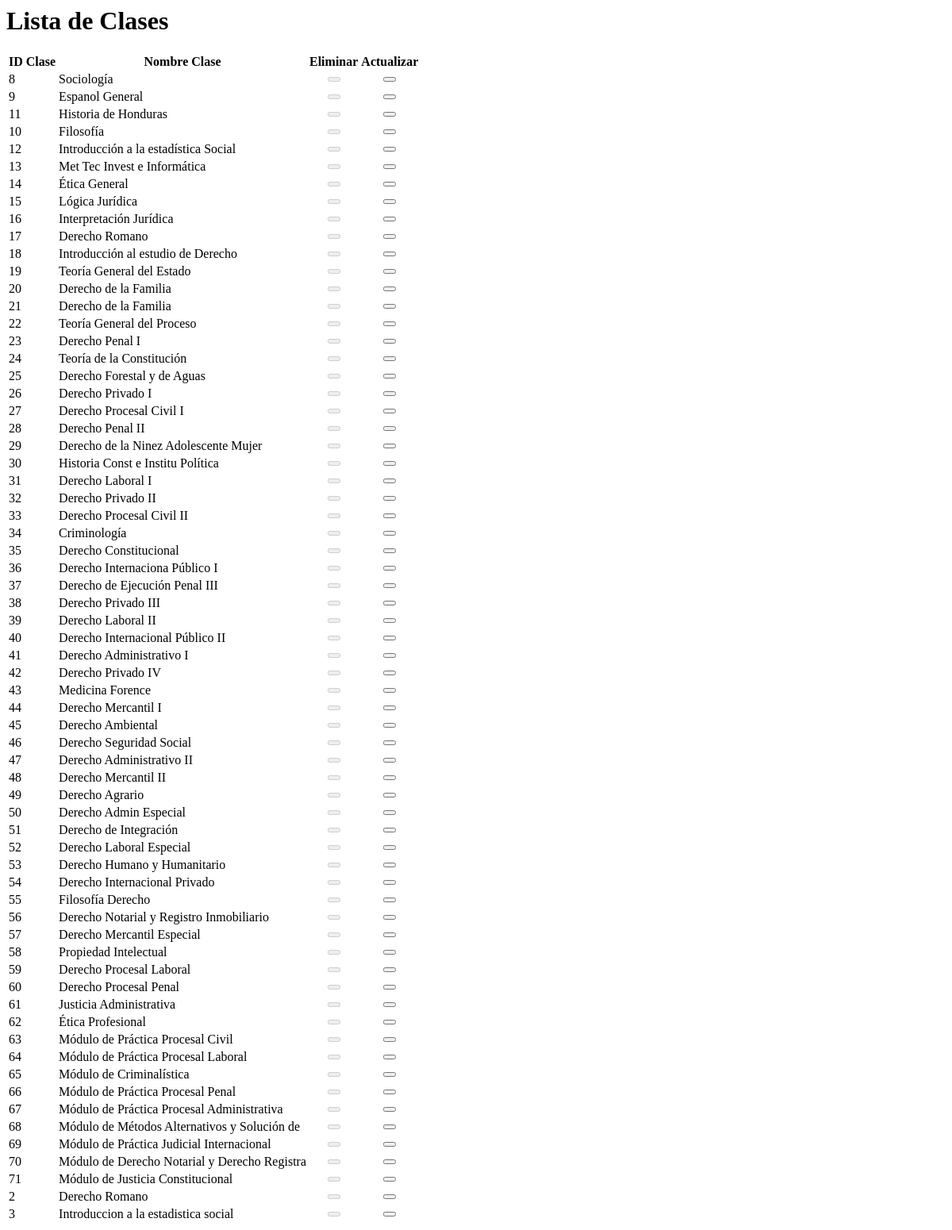
The app's page /Datos/cargarClases.php, older data.
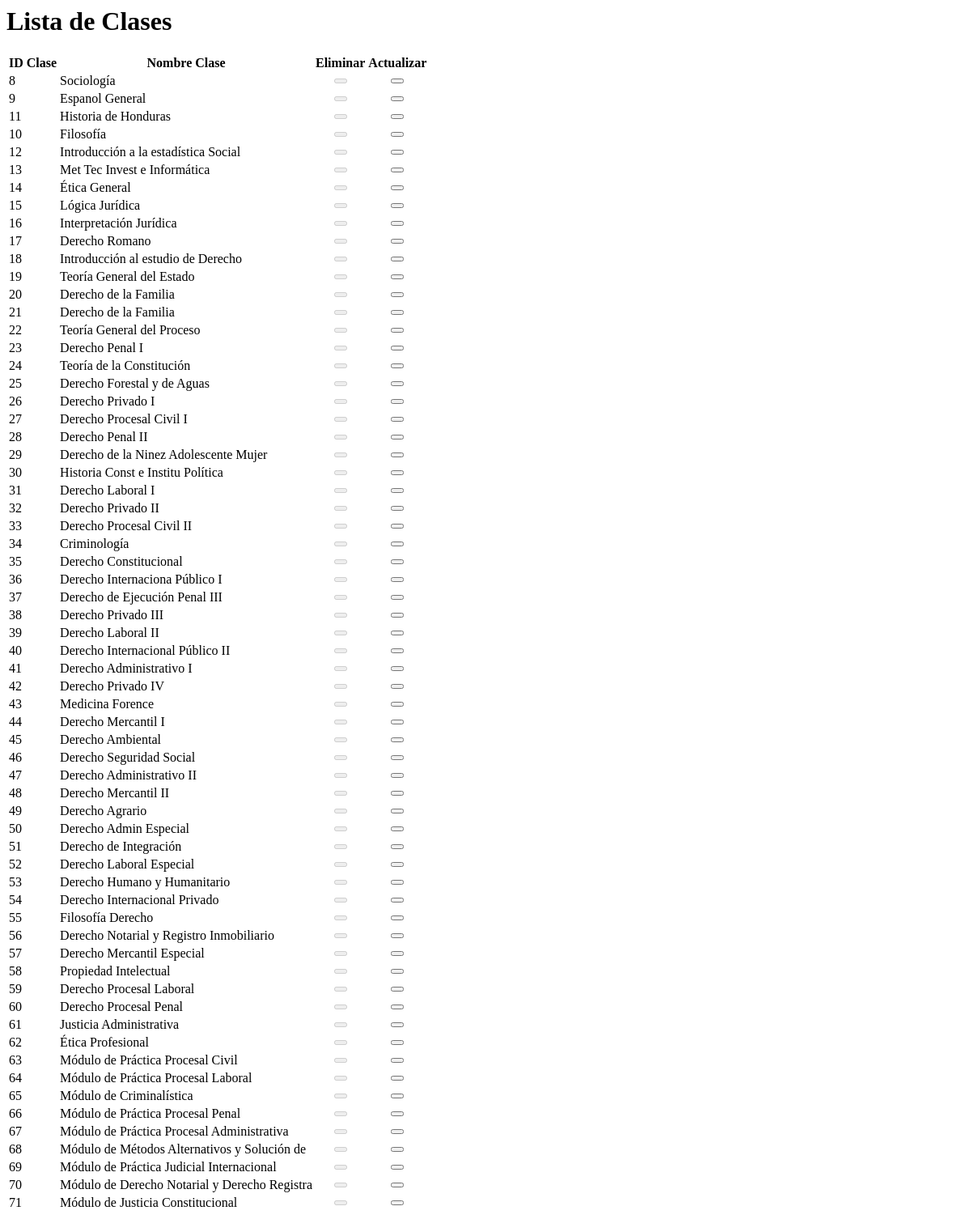
The same page, newer data.
### tables this page shows
CREATE TABLE IF NOT EXISTS `clases` (
  `ID_Clases` int(11) NOT NULL,
  `Clase` varchar(45) NOT NULL
);

### Datos/cargarClases.php (the view, shortened to what this page needs)
<?php
$pame = mysql_query("SELECT * FROM clases");
?>
<html lang="es">
    <head>
       <body>
    <div class="row">
        <div class="col-lg-12">
            <h1 class="page-header">Lista de Clases</h1>
        </div>
    </div>
    <div class="table-responsive">
        <table id="tablaClases" class="table table-bordered table-hover table-striped">
            <thead>
                <tr>
                    <td><strong><center>ID Clase</center></strong></td>
                    <td><strong><center>Nombre Clase</strong></td>
                    <td><strong><center>Eliminar</strong></center></td>
                    <td><strong><center>Actualizar</strong></center></td>
                </tr>
            </thead>
            <tbody>
                <?php
                while ($row = mysql_fetch_array($pame)) {
                    $id = $row['ID_Clases'];
                    ?>
                    <tr>
                        <td id="id"><?php echo $id ?></td>
                        <td><div class="text" id="nombre-<?php echo $id ?>"><?php echo $row['Clase'] ?>
                            </div></td>
<?php
  if($_SESSION['user_rol'] != 100){
           echo'      <td>
                <center>
                    <button class="elimina btn btn-danger glyphicon glyphicon-trash" disabled="TRUE"></button>
                </center>
                </td> ';
  }else{
          echo'      <td>
                <center>
                    <button class="elimina btn btn-danger glyphicon glyphicon-trash"></button>
                </center>
                </td> ';
       }
?>
                <td>
                <center>
                    <button   type="button"  id="editar" href="#" class="editar btn btn-primary glyphicon glyphicon-edit" >
                    </button>
                </center>
                </td>
                </tr>
<?php } ?>
            </tbody>
        </table>
    </div>
</body>
</html>

Row changes from the older to the newer data that the page shows:
removed clases: ID_Clases "2", Clase "Derecho Romano"
removed clases: ID_Clases "3", Clase "Introduccion a la estadistica social"
